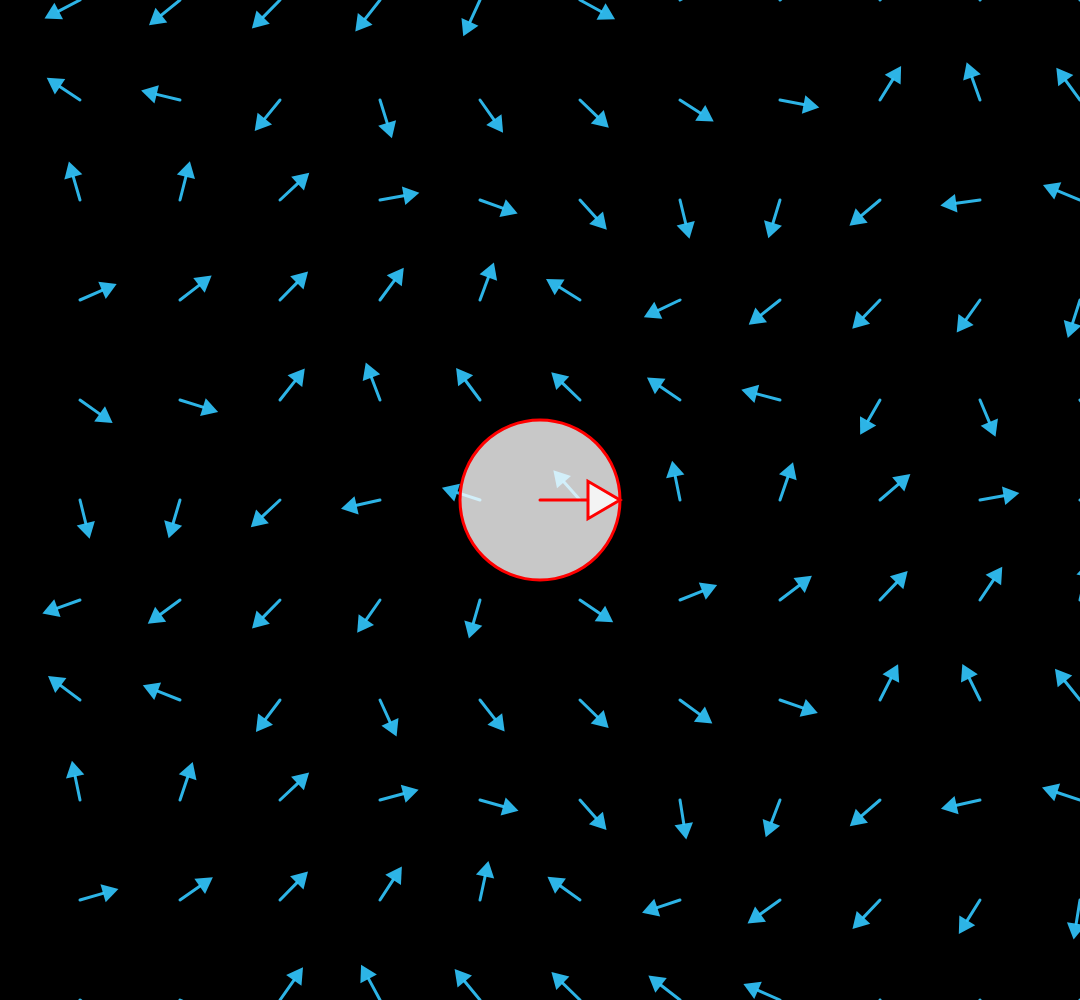
Frame 1 (no input)
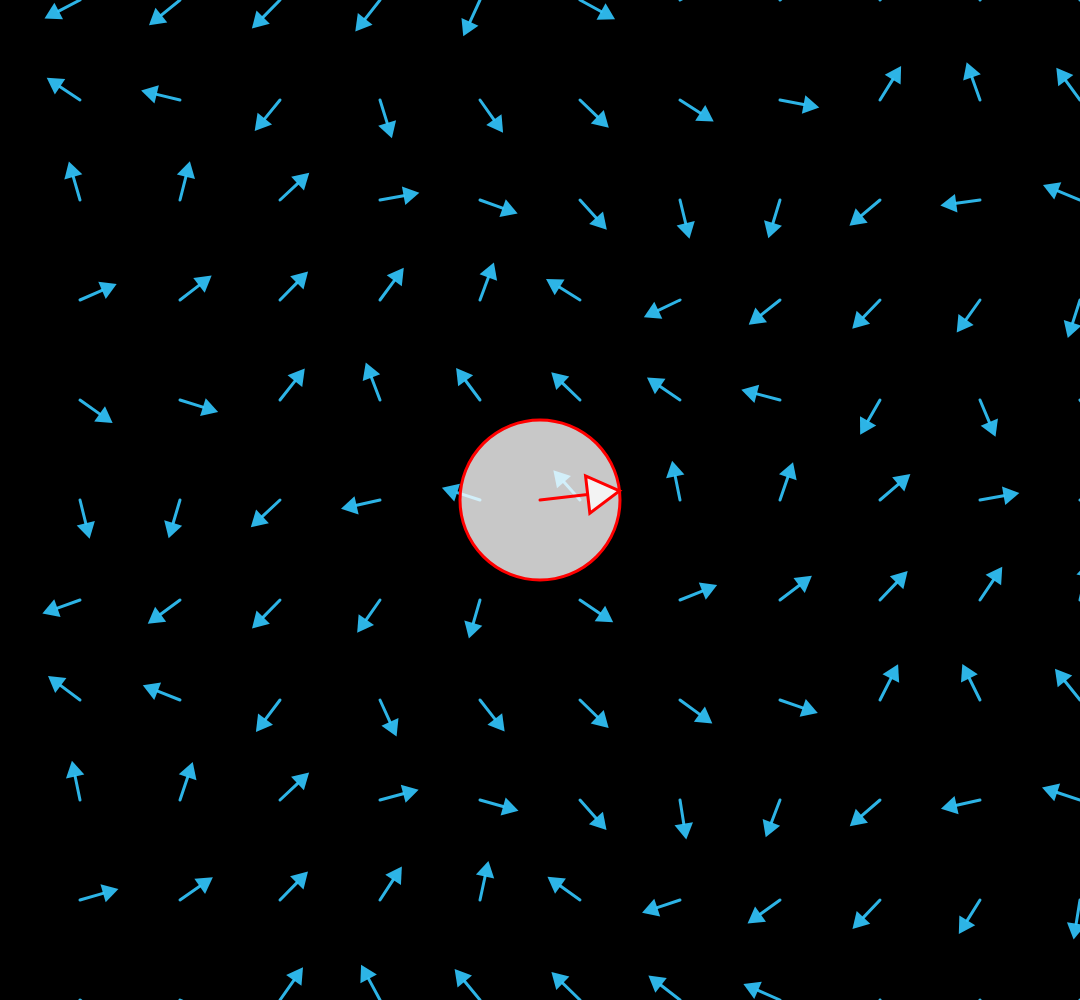
Frame 60 (no input)
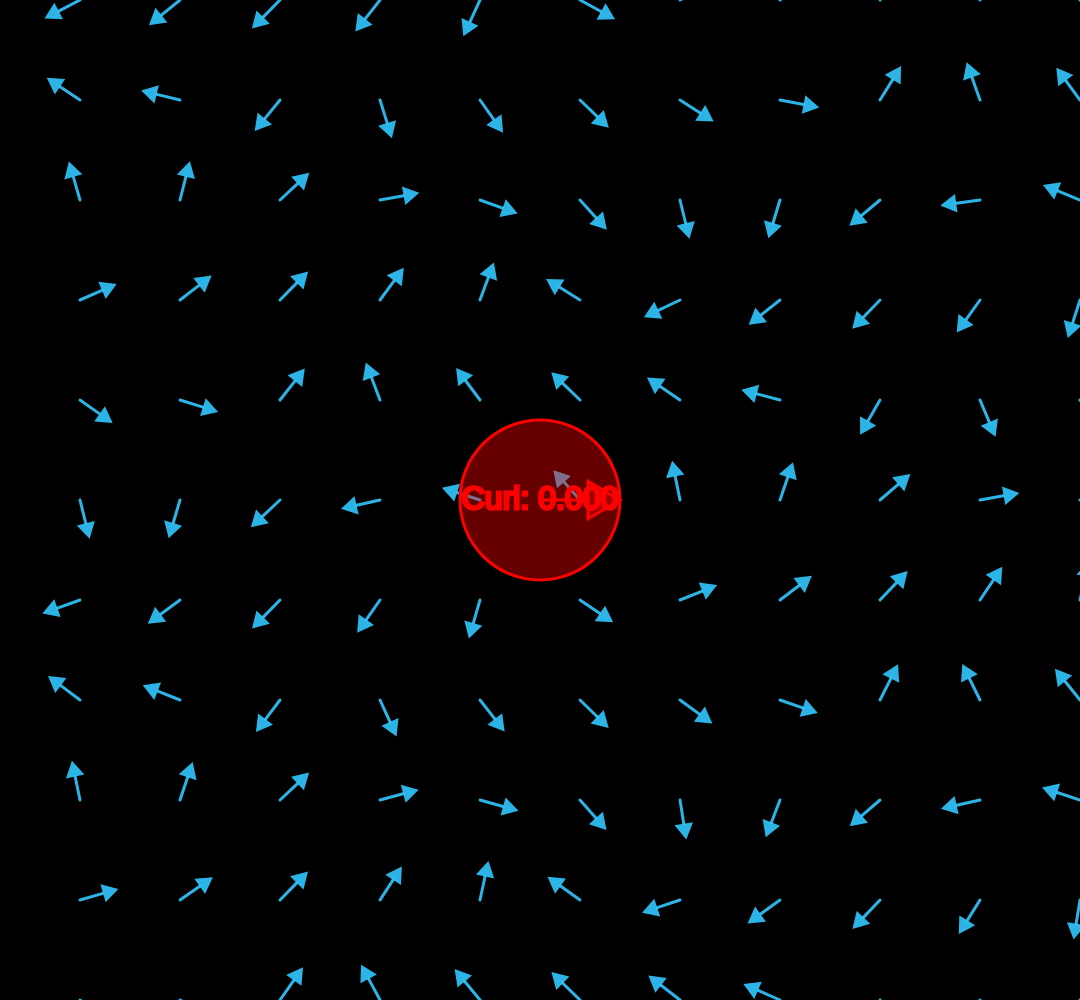
Frame 120 (the mouse pressed at the canvas centre since frame 60)

The p5.js sketch that drew these frames (run headless with seeded random() and noise() and a simulated clock; from frame 60 on, the mouse is pressed at the canvas centre):

// p5.js sketch
// ── sketch.js
let myCanvas;
let disk;
function setup() {
    myCanvas = createCanvas(windowWidth*.9, windowHeight);
    disk = new Disk2D(80, 5);
    disk.V_x = ((x, y) => Math.cos(x+2*y));
    disk.V_y = ((x, y) => Math.sin(x-2*y));
}



function draw(){
    background(0);
    translate(width/2.0, height/2.0);
    drawVectorField(((x, y) => Math.cos(x+2*y)),((x, y) => Math.sin(x-2*y)));
    stroke(255,0,0);
    strokeWeight(3);
    fill(255,200);
    textSize(32);
    textAlign(CENTER, CENTER);
    disk.update();
    disk.show();
}

class Disk2D{
    constructor(radius, mass){
        this.radius = radius;
        this.mass = mass;
        this.angle = 0;
        this.position = createVector(0,0);
        this.angularVelocity = 0;
        this.V_x;
        this.V_y;
        this.I = 0.5 * this.mass * this.radius * this.radius;
        this.timeSpeed = 1.0;
        this.netTorque = 0;
    }
    update(){
        this.netTorque = calculateCurlAt(this.V_x, this.V_y, this.position);
        let angular_acceleration = this.netTorque / this.I;
        this.angularVelocity += angular_acceleration*this.timeSpeed;
        this.angle += this.angularVelocity*this.timeSpeed;
        this.angle = this.angle % TWO_PI;
        if(mouseIsPressed && this.mouseHovers()){
            // reposition and reset
            this.position.x = mouseX - width/2.0;
            this.position.y = mouseY - height/2.0;
            this.angularVelocity = 0;
            this.angle = 0;
            this.netTorque = 0;
        }
    }
    show(){
        if(this.mouseHovers()){
            fill(255,0,0,100);
            text("Curl: " + this.netTorque.toFixed(3), this.position.x, this.position.y);
        }
        ellipse(this.position.x, this.position.y, this.radius*2.0, this.radius*2.0);
        translate(this.position.x, this.position.y);
        rotate(-this.angle);
        arrow(createVector(this.radius, 0), true);
    }
    mouseHovers(){
        return dist(mouseX-width/2.0, mouseY-height/2.0, this.position.x, this.position.y) < this.radius;
    }
}

function drawVectorField(V_x, V_y){
    let arrowSpacing = 100.0;
    for(let x = -width/2.0; x <= width/2; x+=arrowSpacing){
        for(let y = -height/2.0; y <= height/2.0; y+= arrowSpacing){
            translate(-x, -y);
            createVector(V_x(x, y), V_y(x, y)).normalize().mult(40).show();
            translate(x, y);
    }}
}

function calculateCurlAt(V_x, V_y, P){
    // dV_y/dx - dV_x/dy
    let h = 0.0001;
    let dV_y = (V_y(P.x+h, P.y)-V_y(P.x-h, P.y))/(2.0*h);
    let dV_x = (V_x(P.x, P.y+h)-V_x(P.x, P.y-h))/(2.0*h);

    return dV_y - dV_x;
}

p5.Vector.prototype.show = (function(){
    stroke(50,200,255,230);
    strokeWeight(3);
    fill(50,200,255,230);
    arrow(this, false);
});

function arrow(vector_2d, isStroke){
    let L = vector_2d.mag();
    push();
        rotate(vector_2d.heading());
        let x_tri = L*0.6;
        line(0,0, x_tri, 0);
        let y_tri = (L-x_tri)/1.71;
        if (!isStroke) noStroke();
        triangle(x_tri, y_tri, x_tri, -y_tri, L, 0)
    pop();
}
